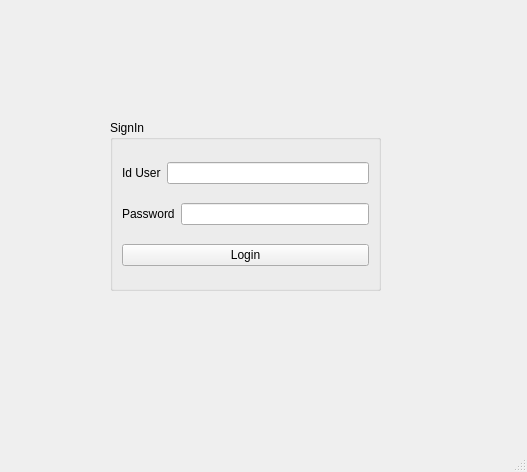
<?xml version="1.0" encoding="UTF-8"?>
<ui version="4.0">
 <class>MainWindow</class>
 <widget class="QMainWindow" name="MainWindow">
  <property name="geometry">
   <rect>
    <x>0</x>
    <y>0</y>
    <width>527</width>
    <height>472</height>
   </rect>
  </property>
  <property name="windowTitle">
   <string>MainWindow</string>
  </property>
  <widget class="QWidget" name="centralwidget">
   <widget class="QGroupBox" name="groupBox">
    <property name="geometry">
     <rect>
      <x>110</x>
      <y>120</y>
      <width>271</width>
      <height>171</height>
     </rect>
    </property>
    <property name="title">
     <string>SignIn</string>
    </property>
    <layout class="QVBoxLayout" name="verticalLayout">
     <item>
      <layout class="QHBoxLayout" name="horizontalLayout_2">
       <item>
        <widget class="QLabel" name="label">
         <property name="text">
          <string>Id User</string>
         </property>
        </widget>
       </item>
       <item>
        <widget class="QLineEdit" name="lineEdit_id"/>
       </item>
      </layout>
     </item>
     <item>
      <layout class="QHBoxLayout" name="horizontalLayout">
       <item>
        <widget class="QLabel" name="label_2">
         <property name="text">
          <string>Password</string>
         </property>
        </widget>
       </item>
       <item>
        <widget class="QLineEdit" name="lineEdit_password">
         <property name="echoMode">
          <enum>QLineEdit::Password</enum>
         </property>
        </widget>
       </item>
      </layout>
     </item>
     <item>
      <widget class="QPushButton" name="pushButton_login">
       <property name="text">
        <string>Login</string>
       </property>
      </widget>
     </item>
    </layout>
   </widget>
  </widget>
  <widget class="QMenuBar" name="menubar">
   <property name="geometry">
    <rect>
     <x>0</x>
     <y>0</y>
     <width>527</width>
     <height>26</height>
    </rect>
   </property>
  </widget>
  <widget class="QStatusBar" name="statusbar"/>
 </widget>
 <resources/>
 <connections/>
</ui>
